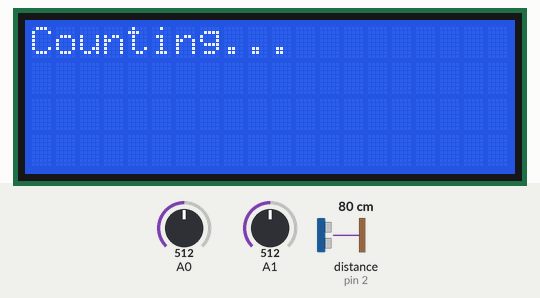
A sketch run on a simulated Arduino Uno, built with avr-gcc and run on an emulated ATmega328P. Shown: 20×4 character LCD. Wiring (inferred from the names in the program): ultrasonic range finder: trigger pin 3; echo pin 2. The inputs (shaded band) are chosen by the test bench; at power-on: A0 = 512, A1 = 512, distance to the obstacle (sensor on pin 2) 80 cm. The echo pulse lasts 58.3 µs per cm; what the sketch prints to the serial monitor is not drawn.

Above: at 1.2 s.
1.3 s: A0 set to 478
2.8 s: A0 set to 454
4.3 s: A1 set to 469
6.0 s: A1 set to 449
At 7.8 s:
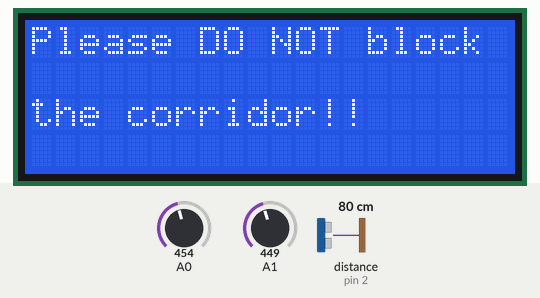
At 8.9 s:
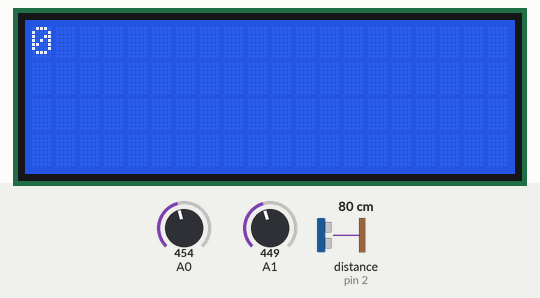
9.0 s: A1 set to 511
10.5 s: A1 set to 306
Timing chart, 0 to 13.5 s (numbered marks = the images above; inputs shaded):
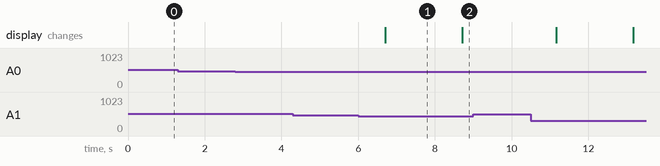

The sketch:

v1.ino
```cpp
#include <Wire.h>
#include <LiquidCrystal_I2C.h>
#define echoPin 2 // attach pin D2 Arduino to pin Echo of HC-SR04
#define trigPin 3 //attach pin D3 Arduino to pin Trig of HC-SR04
LiquidCrystal_I2C lcd(0x27, 20, 4);

long amount;
long F;
long B;
long duration;
int distance1;
int distance2;
int distance3;
bool setItOnce = false;

void setup() {
  lcd.init();
  lcd.backlight();
  lcd.setCursor(0, 0);
  amount = 0;
  pinMode(5, INPUT);
  pinMode(4, INPUT);
  pinMode(trigPin, OUTPUT);
  pinMode(echoPin, INPUT);
  lcd.print("Counting...");
  F = analogRead(A0) - 50;
  B = analogRead(A1) - 50;
  digitalWrite(trigPin, LOW);
  delayMicroseconds(2);
  digitalWrite(trigPin, HIGH);
  delayMicroseconds(10);
  digitalWrite(trigPin, LOW);
  duration = pulseIn(echoPin, HIGH);
  distance1 = duration * 0.034 / 2 - 50;
  Serial.begin(9600);
  Serial.print(analogRead(A0));
  Serial.print(" | ");
  Serial.print(analogRead(A1));
  if (distance1 != 0) {
    Serial.print(" | Distance1: ");
    Serial.print(distance1);
    Serial.println(" cm");
  }
}

void loop() {
  if (analogRead(A1) < B && analogRead(A0) < F) {
    delay(500);
    lcd.clear();
    lcd.print("Please DO NOT block the corridor!!");
    delay(2000);
    lcd.clear();
    lcd.print(amount);
    delay(1000);
    return;
  } else {
    if (analogRead(A1) < B) { // A0 300 A1 100
      digitalWrite(trigPin, LOW);
      delayMicroseconds(2);
      digitalWrite(trigPin, HIGH);
      delayMicroseconds(10);
      digitalWrite(trigPin, LOW);
      duration = pulseIn(echoPin, HIGH);
      if (!setItOnce) {
        distance2 = duration * 0.034 / 2;
        setItOnce = true;
      }
      Serial.print("1. ");
      Serial.print(analogRead(A0));
      Serial.print(" | ");
      Serial.println(analogRead(A1));
      Serial.print("Distance2: ");
      Serial.print(distance2);
      Serial.println(" cm");
      delay(300);
      if (analogRead(A0) < F) { // A0 100
        distance3 = duration * 0.034 / 2;
        Serial.print("2. ");
        Serial.print(analogRead(A0));
        Serial.print(" | ");
        Serial.println(analogRead(A1));
        Serial.print("Distance3: ");
        Serial.print(distance3);
        Serial.println(" cm");
        if (distance3 < distance2) {
          lcd.clear();
          amount += 1;
          lcd.print(amount);
          Serial.println(amount);
          delay(1000);
          setItOnce = false;
          return;
        }
      }
    }
    if (analogRead(A0) < F) { // A0 100 A1 300
      digitalWrite(trigPin, LOW);
      delayMicroseconds(2);
      digitalWrite(trigPin, HIGH);
      delayMicroseconds(10);
      digitalWrite(trigPin, LOW);
      duration = pulseIn(echoPin, HIGH);
      if (!setItOnce) {
        distance2 = duration * 0.034 / 2;
        setItOnce = true;
      }
      Serial.print("3. ");
      Serial.print(analogRead(A0));
      Serial.print(" | ");
      Serial.println(analogRead(A1));
      Serial.print("Distance2: ");
      Serial.print(distance2);
      Serial.println(" cm");
      delay(300);
      if (analogRead(A1) < B) { // A1 100
        distance3 = duration * 0.034 / 2;
        Serial.print("4. ");
        Serial.print(analogRead(A0));
        Serial.print(" | ");
        Serial.println(analogRead(A1));
        Serial.print("Distance3: ");
        Serial.print(distance3);
        Serial.println(" cm");
        if (distance2 < distance3) {
          lcd.clear();
          amount -= 1;
          lcd.print(amount);
          Serial.println(amount);
          delay(1000);
          setItOnce = false;
          return;
        }
      }
    }
  }
}
```

Measured:
- the behaviour switches between 462 and 461 on A1 (found by bisection; images 0 and 1)
- after the input at 1.3 s, every drawn part: stays the same
- after the input at 2.8 s, every drawn part: stays the same
- after the input at 4.3 s, every drawn part: stays the same
- after the input at 6.0 s, the display: changes after 0.71 s (image 1)
- after the input at 9.0 s, every drawn part: stays the same
- what the display in image 1 shows lasts 2.0 s, from 6.7 s to 8.7 s
